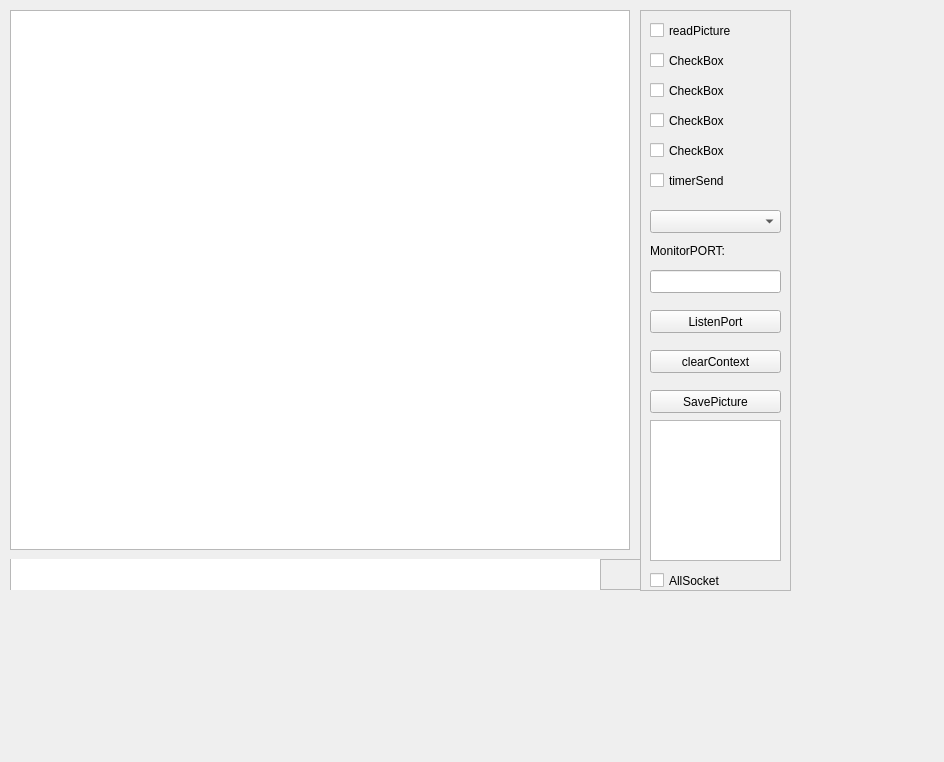
<?xml version="1.0" encoding="UTF-8"?>
<ui version="4.0">
 <class>frmpicture</class>
 <widget class="QWidget" name="frmpicture">
  <property name="geometry">
   <rect>
    <x>0</x>
    <y>0</y>
    <width>944</width>
    <height>762</height>
   </rect>
  </property>
  <property name="windowTitle">
   <string>Form</string>
  </property>
  <property name="layoutDirection">
   <enum>Qt::LeftToRight</enum>
  </property>
  <widget class="QFrame" name="frame">
   <property name="geometry">
    <rect>
     <x>640</x>
     <y>10</y>
     <width>151</width>
     <height>581</height>
    </rect>
   </property>
   <property name="frameShape">
    <enum>QFrame::StyledPanel</enum>
   </property>
   <property name="frameShadow">
    <enum>QFrame::Raised</enum>
   </property>
   <widget class="QCheckBox" name="ckReadPicture">
    <property name="geometry">
     <rect>
      <x>10</x>
      <y>10</y>
      <width>141</width>
      <height>21</height>
     </rect>
    </property>
    <property name="text">
     <string>readPicture</string>
    </property>
   </widget>
   <widget class="QCheckBox" name="checkBox_2">
    <property name="geometry">
     <rect>
      <x>10</x>
      <y>40</y>
      <width>141</width>
      <height>21</height>
     </rect>
    </property>
    <property name="text">
     <string>CheckBox</string>
    </property>
   </widget>
   <widget class="QCheckBox" name="checkBox_3">
    <property name="geometry">
     <rect>
      <x>10</x>
      <y>70</y>
      <width>141</width>
      <height>21</height>
     </rect>
    </property>
    <property name="text">
     <string>CheckBox</string>
    </property>
   </widget>
   <widget class="QCheckBox" name="checkBox_4">
    <property name="geometry">
     <rect>
      <x>10</x>
      <y>100</y>
      <width>131</width>
      <height>21</height>
     </rect>
    </property>
    <property name="text">
     <string>CheckBox</string>
    </property>
   </widget>
   <widget class="QCheckBox" name="checkBox_5">
    <property name="geometry">
     <rect>
      <x>10</x>
      <y>130</y>
      <width>131</width>
      <height>21</height>
     </rect>
    </property>
    <property name="text">
     <string>CheckBox</string>
    </property>
   </widget>
   <widget class="QCheckBox" name="chTimerSeand">
    <property name="geometry">
     <rect>
      <x>10</x>
      <y>160</y>
      <width>131</width>
      <height>21</height>
     </rect>
    </property>
    <property name="text">
     <string>timerSend</string>
    </property>
   </widget>
   <widget class="QComboBox" name="comboBox">
    <property name="geometry">
     <rect>
      <x>10</x>
      <y>200</y>
      <width>131</width>
      <height>23</height>
     </rect>
    </property>
   </widget>
   <widget class="QLabel" name="MonitorPortlabel">
    <property name="geometry">
     <rect>
      <x>10</x>
      <y>230</y>
      <width>91</width>
      <height>21</height>
     </rect>
    </property>
    <property name="text">
     <string>MonitorPORT:</string>
    </property>
   </widget>
   <widget class="QLineEdit" name="lineEdit">
    <property name="geometry">
     <rect>
      <x>10</x>
      <y>260</y>
      <width>131</width>
      <height>23</height>
     </rect>
    </property>
   </widget>
   <widget class="QPushButton" name="btnListenPort">
    <property name="geometry">
     <rect>
      <x>10</x>
      <y>300</y>
      <width>131</width>
      <height>23</height>
     </rect>
    </property>
    <property name="text">
     <string>ListenPort</string>
    </property>
   </widget>
   <widget class="QPushButton" name="btnClearContext">
    <property name="geometry">
     <rect>
      <x>10</x>
      <y>340</y>
      <width>131</width>
      <height>23</height>
     </rect>
    </property>
    <property name="text">
     <string>clearContext</string>
    </property>
   </widget>
   <widget class="QPushButton" name="btnSavePicture">
    <property name="geometry">
     <rect>
      <x>10</x>
      <y>380</y>
      <width>131</width>
      <height>23</height>
     </rect>
    </property>
    <property name="text">
     <string>SavePicture</string>
    </property>
   </widget>
   <widget class="QListWidget" name="listWidget">
    <property name="geometry">
     <rect>
      <x>10</x>
      <y>410</y>
      <width>131</width>
      <height>141</height>
     </rect>
    </property>
   </widget>
   <widget class="QCheckBox" name="ckAllSocket">
    <property name="geometry">
     <rect>
      <x>10</x>
      <y>560</y>
      <width>121</width>
      <height>21</height>
     </rect>
    </property>
    <property name="text">
     <string>AllSocket</string>
    </property>
   </widget>
  </widget>
  <widget class="QFrame" name="frame_2">
   <property name="geometry">
    <rect>
     <x>10</x>
     <y>559</y>
     <width>631</width>
     <height>31</height>
    </rect>
   </property>
   <property name="frameShape">
    <enum>QFrame::StyledPanel</enum>
   </property>
   <property name="frameShadow">
    <enum>QFrame::Raised</enum>
   </property>
   <widget class="QTextEdit" name="textEdit">
    <property name="geometry">
     <rect>
      <x>0</x>
      <y>-1</y>
      <width>591</width>
      <height>71</height>
     </rect>
    </property>
   </widget>
  </widget>
  <widget class="QGraphicsView" name="graphicsView">
   <property name="geometry">
    <rect>
     <x>10</x>
     <y>10</y>
     <width>620</width>
     <height>540</height>
    </rect>
   </property>
  </widget>
 </widget>
 <resources/>
 <connections/>
</ui>
